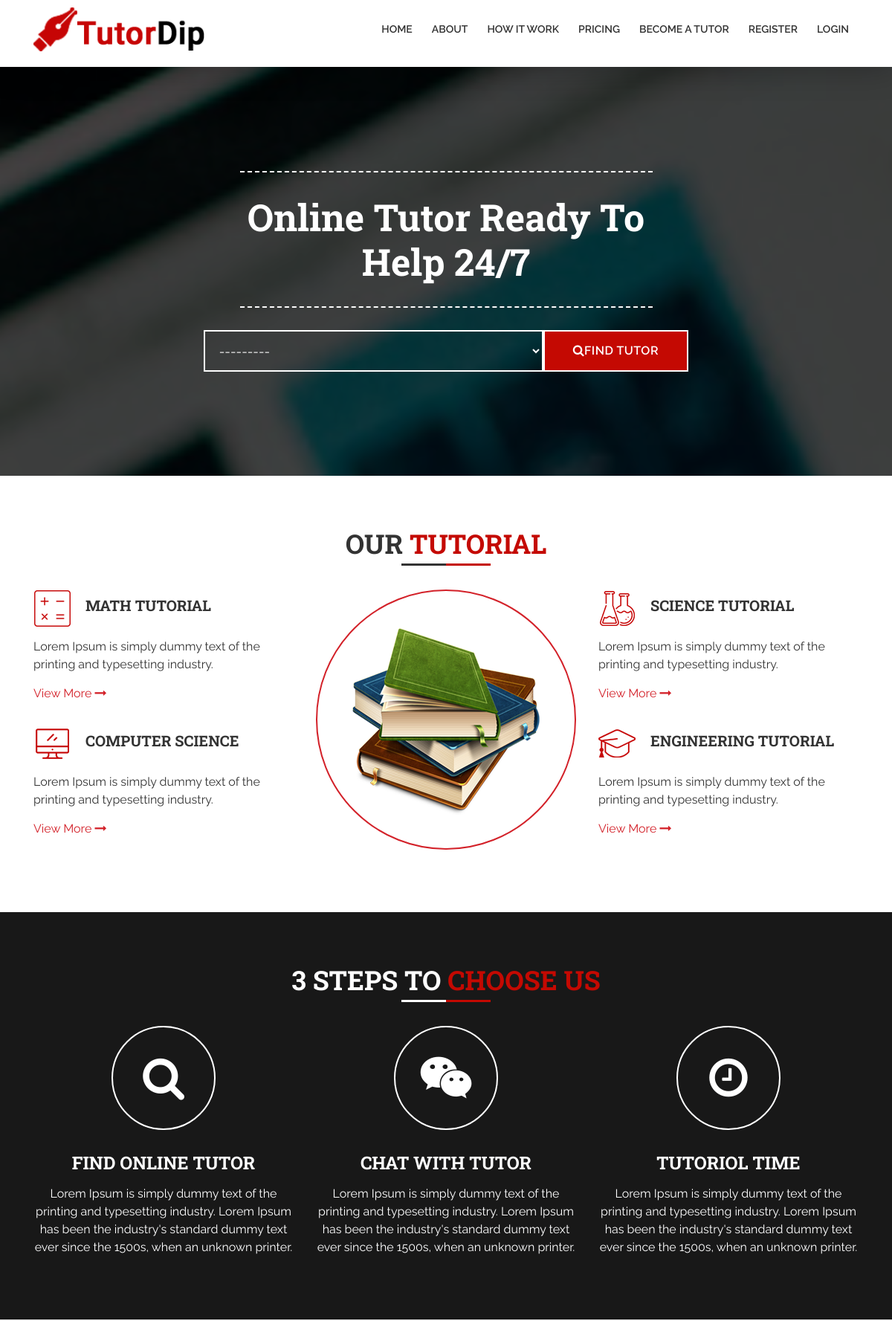
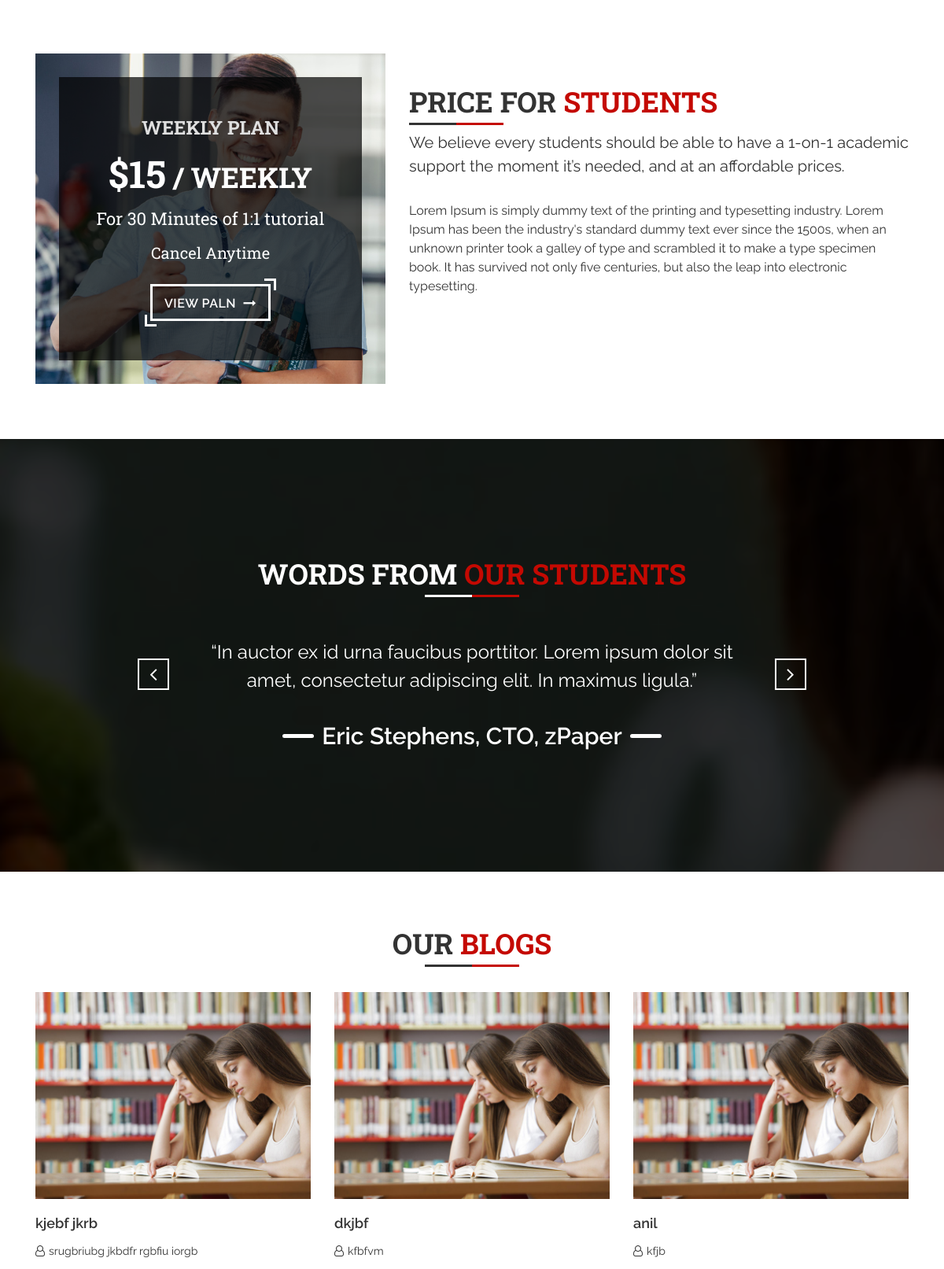
The page / (upper part) on the database its author committed (2 pictures, top to bottom).
### Blogs/models.py (models this page shows)
class Blogs(models.Model):
    Title = models.CharField(max_length=50)
    Author = models.CharField(max_length=100)
    Heading =models.CharField(max_length=100)
    Fulltext = models.BooleanField()
    Image = models.ImageField()

### Tutordip/views.py (the view)
# urls.py: path('', views.index, name='home'),
def index(request):
    a = request.GET.get('subject')
    if a:
        tutorlist = Tutoradmin.objects.filter(Subjects__contains=a)
        page = request.GET.get('page', 1)
        paginator = Paginator(tutorlist, 2)
        try:
            tutorlist = paginator.page(page)
        except PageNotAnInteger:
            tutorlist = paginator.page(1)
        except EmptyPage:
            tutorlist = paginator.page(paginator.num_pages)
        context = {'tutorlist': tutorlist, 'a':a}
        return render(request, 'tutor.html', context)
    else:
        form = Selectsubjectform()
        Blogs = blogs
        Bloglist = Blogs.objects.all()
        Bloglist = Bloglist.order_by('-id')[:3]
    return render(request, 'index.html', { 'form' : form , 'Bloglist':Bloglist})

### Blogs/forms.py
class Selectsubjectform(forms.ModelForm):
    class Meta:
        model = Selectsubject
        fields = ('subject',)

### templates/index.html (shortened to what this page needs)
{% extends 'base.html' %}
{% load static %}
{% block content %}
     <section class="parallex_bg page_intro main_banner wow fadeInUp">
	 	<div class="dark_overlay"></div>
			<div class="container">
				<div class="white_text intro_wrap text-center">
					<div class="row justify-content-center">
						<div class="col-lg-6 col-md-8">
							<h1>Online Tutor Ready To Help 24/7</h1>
						</div>
					</div>
					<div class="row justify-content-center">
						<div class="col-lg-7 col-md-10">
				        <form method="get" action="#" accept-charset="UTF-8" role="form" class="mws-form">
                                <div class="form-group">
									<select name='subject' class="form-control">
                                        {% for i in form.subject %}
                                        <option>{{ i }}</option>
                                        {% endfor %}
                                   </select>
                                </div>
									<button class="find_tutor" type="submit"><i class="fa fa-search" aria-hidden="true"></i>Find Tutor</button>
								</div>
						</div>
					</div>
				</div>
	 </section>
    <main class="main_container">
        <section class="section_padding tutorial_section">
            <div class="container">
				<div class="row wow fadeInUp">
					<div class="col-lg-12">
                        <div class="heading center">
							<h2>Our <span>Tutorial</span></h2>
							<div class="heading_line"></div>
						</div>
                    </div>
				</div>
                <div class="row">
                    <div class="col-lg-4 wow fadeInLeft">
                        <ul class="tutorial_list">
							<li>
								<h4><span><img src="{% static 'images/subject_icon1.png' %}" alt="math icon"></span>Math Tutorial</h4>
								<p>Lorem Ipsum is simply dummy text of the printing and typesetting industry. </p>
								<span class="zoom-gallery">
                                    <a href="{% static 'images/zoom-gallery/gallery1.jpg' %}">View More <i class="fa fa-long-arrow-right" aria-hidden="true"></i>
                                        <img src="{% static 'images/transperent_bg.png' %}" alt="view more" class="transperent">
                                    </a>
                                </span>
							</li>
                            <li>
                                <h4><span><img src="{% static 'images/subject_icon2.png' %}" alt="Computer science"></span>Computer Science</h4>
                                <p>Lorem Ipsum is simply dummy text of the printing and typesetting industry.</p>
                                <span class="zoom-gallery">
                                    <a href="{% static 'images/zoom-gallery/gallery2.jpg' %}">View More <i class="fa fa-long-arrow-right" aria-hidden="true"></i>
                                        <img src="{% static 'images/transperent_bg.png' %}" alt="" class="transperent">
                                    </a>
                                </span>
                            </li>
						</ul>
                    </div>
					 <div class="col-lg-4  wow fadeInUp">
                        <figure class="book_pic"><img src="{% static 'images/tutor_books.png' %}" alt="book-image"></figure>
                    </div>
                    <div class="col-lg-4  wow fadeInRight">
                        <ul class="tutorial_list">
                            <li>
                                <h4><span><img src="{% static 'images/subject_icon3.png' %}" alt="Science"></span>Science Tutorial</h4>
                                <p>Lorem Ipsum is simply dummy text of the printing and typesetting industry. </p>
                                <span class="zoom-gallery">
                                    <a href="{% static 'images/zoom-gallery/gallery3.jpg' %}">View More <i class="fa fa-long-arrow-right" aria-hidden="true"></i>
                                        <img src="{% static 'images/transperent_bg.png' %}" alt="" class="transperent">
                                    </a>
                                </span>
                            </li>
                            <li>
                                <h4><span><img src="{% static 'images/subject_icon4.png' %}" alt="Engineering"></span>Engineering Tutorial</h4>
                                <p>Lorem Ipsum is simply dummy text of the printing and typesetting industry.</p>
                                <span class="zoom-gallery">
                                    <a href="{% static 'images/zoom-gallery/gallery4.jpg' %}">View More <i class="fa fa-long-arrow-right" aria-hidden="true"></i>
                                        <img src="{% static 'images/transperent_bg.png' %}" alt="" class="transperent">
                                    </a>
                                </span>
                            </li>
                        </ul>
                    </div>
                </div>
            </div>
        </section>
	    <section class="parallex_bg section_padding white_text tutor_steps_section wow fadeInUp">
            <div class="dark_overlay dark"></div>
            <div class="container">
				<div class="row">
					<div class="col-lg-12">
                        <div class="heading center">
							<h2>3 Steps To <span>Choose Us</span></h2>
							<div class="heading_line"></div>
						</div>
                    </div>
				</div>
                <div class="row">
                    <div class="col-lg-4">
                        <div class="step_panel">
							<i class="fa fa-search" aria-hidden="true"></i>
							<h4>Find Online Tutor</h4>
							<p>Lorem Ipsum is simply dummy text of the printing and typesetting industry. Lorem Ipsum has been the industry's standard dummy text ever since the 1500s, when an unknown printer.</p>
						</div>
                    </div>
					 <div class="col-lg-4">
                         <div class="step_panel">
							<i class="fa fa-wechat" aria-hidden="true"></i>
							<h4>Chat With Tutor</h4>
							<p>Lorem Ipsum is simply dummy text of the printing and typesetting industry. Lorem Ipsum has been the industry's standard dummy text ever since the 1500s, when an unknown printer.</p>
						</div>
                    </div>
                    <div class="col-lg-4">
                         <div class="step_panel">
							<i class="fa fa-clock-o" aria-hidden="true"></i>
							<h4>Tutoriol Time</h4>
							<p>Lorem Ipsum is simply dummy text of the printing and typesetting industry. Lorem Ipsum has been the industry's standard dummy text ever since the 1500s, when an unknown printer.</p>
						</div>
                    </div>
                </div>
            </div>
        </section>
		<section class="section_padding student_price_section wow fadeInUp">
			<div class="container">
				<div class="row">
					<div class="col-lg-5 col-md-4 wow fadeInLeft">
                        <div class="student_bg">
                            <div class="student_bg_inner">
                                <h4>Weekly Plan</h4>
                                <h2><span>$15</span> / Weekly</h2>
                                <h5>For 30 Minutes of 1:1 tutorial</h5>
                                <p>Cancel Anytime</p>
                                <a href="javascript:;" class="btnDefault white_btn">View Paln <i class="fa fa-long-arrow-right icon_left" aria-hidden="true"></i></a>
                            </div>
                        </div>
                    </div>
					<div class="col-lg-7 col-md-8 wow fadeInRight">
						<div class="student_price_content">
							<div class="heading">
								<h2>Price For <span>Students</span></h2>
								<div class="heading_line"></div>
								<p>We believe every students should be able to have a 1-on-1 academic support the moment it’s needed, and at an affordable prices.</p>
							</div>
							<p>Lorem Ipsum is simply dummy text of the printing and typesetting industry. Lorem Ipsum has been the industry's standard dummy text ever since the 1500s, when an unknown printer took a galley of type and scrambled it to make a type specimen book. It has survived not only five centuries, but also the leap into electronic typesetting.</p>
						</div>
					</div>
				</div>
			</div>
		</section>
        <section class="parallex_bg white_text clients_word">
            <div class="dark_overlay"></div>
            <div class="container white_text">
                <div class="row">
                  <div class="col-lg-12">
                    <div class="heading center">
                        <h2>Words From <span>Our Students</span></h2>
                        <div class="heading_line"></div>
                    </div>
                  </div>
                </div>
                <div class="row justify-content-center">
                  <div class="col-lg-8">
                    <div id="testimonial_slider">
                       <div class="owl-carousel owl-theme">
                            <div class="item">
                                <p>“In auctor ex id urna faucibus porttitor. Lorem ipsum dolor sit amet, consectetur adipiscing elit. In maximus ligula.”</p>
                                <div class="author_name">Eric Stephens, CTO, zPaper</div>
                            </div>
                        </div>
                    </div>
                  </div>
                </div>
            </div>
          </section>
		<section class="section_padding blog_section wow fadeInUp">
			<div class="container">
                <div class="row">
                  <div class="col-lg-12">
                    <div class="heading center">
                        <h2>Our <span>Blogs</span></h2>
                        <div class="heading_line"></div>
                    </div>
                  </div>
                </div>
				<div class="row  wow fadeInUp">
                {% for i in Bloglist %}
					<div class="col-md-4">
                        <div class="blog_panel">
                            <div class="blog_pic">
                                <a href="javascript:;">
                                    <figure><img src="{% static 'images/blog1.jpg' %}" alt=""></figure>
                                </a>
                            </div>
                            <div class="blog_content">
                                <h6>{{ i.Title }}</h6>
                                <ul>
                                    <li><i class="fa fa-user-o" aria-hidden="true"></i>{{ i.Author }}</li>
                                </ul>
                                <p>{{ i.Heading }}</p>
                            </div>
                        </div>
                    </div>
                {% endfor %}
				</div>
			</div>
		</section>
    </main>
{% endblock %}

### static/css/styles.css (style rules this page uses)
.tutorial_section .book_pic { width: 350px; height: 350px; border-radius: 100%; border: solid 2px #d32129; margin: 0 auto; text-align: center; line-height: 350px; }
.tutorial_list { margin: 0px; padding: 0px; list-style: none; }
.tutorial_list li { position: relative; margin-bottom: 30px; }
.tutorial_list li h4 { position: relative; padding-left: 70px; padding-top: 9px; min-height: 50px; font-size: 20px; }
.tutorial_list li h4 span { position: absolute; left: 0px; top: 0px; }
.tutor_steps_section { background-image:url(../images/step_bg.jpg); }
.step_panel { text-align: center; }
.step_panel i { width: 140px; height: 140px; font-size: 60px; text-align: center; border-radius: 100%; border: solid 2px #fff; line-height: 136px; margin-bottom: 30px; -webkit-transition: all .5s ease-in-out; -o-transition: all .5s ease-in-out; transition: all .5s ease-in-out; }
.student_bg { background-image:url(../images/student_pic.jpg); background-size: cover; background-position: center; padding: 30px; text-align: center; color: #fff; }
.student_bg_inner { background: rgba(0,0,0,0.7); padding: 50px 30px; }
.student_bg_inner h4 { color: #dfdfdf; }
.student_bg_inner h2 { color: #fff; }
.student_bg_inner h2 span { font-size: 48px; }
.student_bg_inner h5 { color: #fff; text-transform: inherit; font-weight: 400; }
.student_bg_inner p { font-size: 20px; font-weight: 400; font-family: 'Roboto Slab', serif; }
.student_price_content { padding-top: 40px; }
.clients_word { background-image: url(../images/clients_bg.jpg); padding: 150px 0px }
#testimonial_slider .item { text-align: center; margin-top: 20px; }
#testimonial_slider .item p { font-size: 24px; margin: 0px 0px 30px 0px; }
#testimonial_slider .author_name { display: inline-block; position: relative; padding: 0px 50px; font-size: 30px; font-weight: 600; }
#testimonial_slider .author_name:before, #testimonial_slider .author_name:after { background: #fff; width: 40px; height: 5px; border-radius: 30px; position: absolute; top: 20px; content: ""; }
#testimonial_slider .author_name:before { left: 0px; }
#testimonial_slider .author_name:after { right: 0px; }
.blog_pic { position: relative; overflow: hidden; margin-bottom: 20px; }
.blog_pic img { width:100%; height: 100%; }
.blog_panel { position: relative; }
.blog_panel h6 { font-family: 'Raleway', sans-serif; font-weight: 600; text-transform: inherit; font-size: 18px; }
.blog_panel ul { margin: 0px 0px 15px 0px; padding: 0px; list-style: none; float: left; width: 100%; }
.blog_panel ul li { float: left; margin-right: 10px; font-size: 14px; }
.blog_panel ul li i { margin-right: 5px; }
.blog_panel p { font-size: 14px; }

### rows shown on the page
Blogs: Title "kjebf jkrb", Author "srugbriubg jkbdfr rgbfiu iorgb"
Blogs: Title "dkjbf", Author "kfbfvm"
Blogs: Title "anil", Author "kfjb"

### other values the page prints
form field subject "---------"
